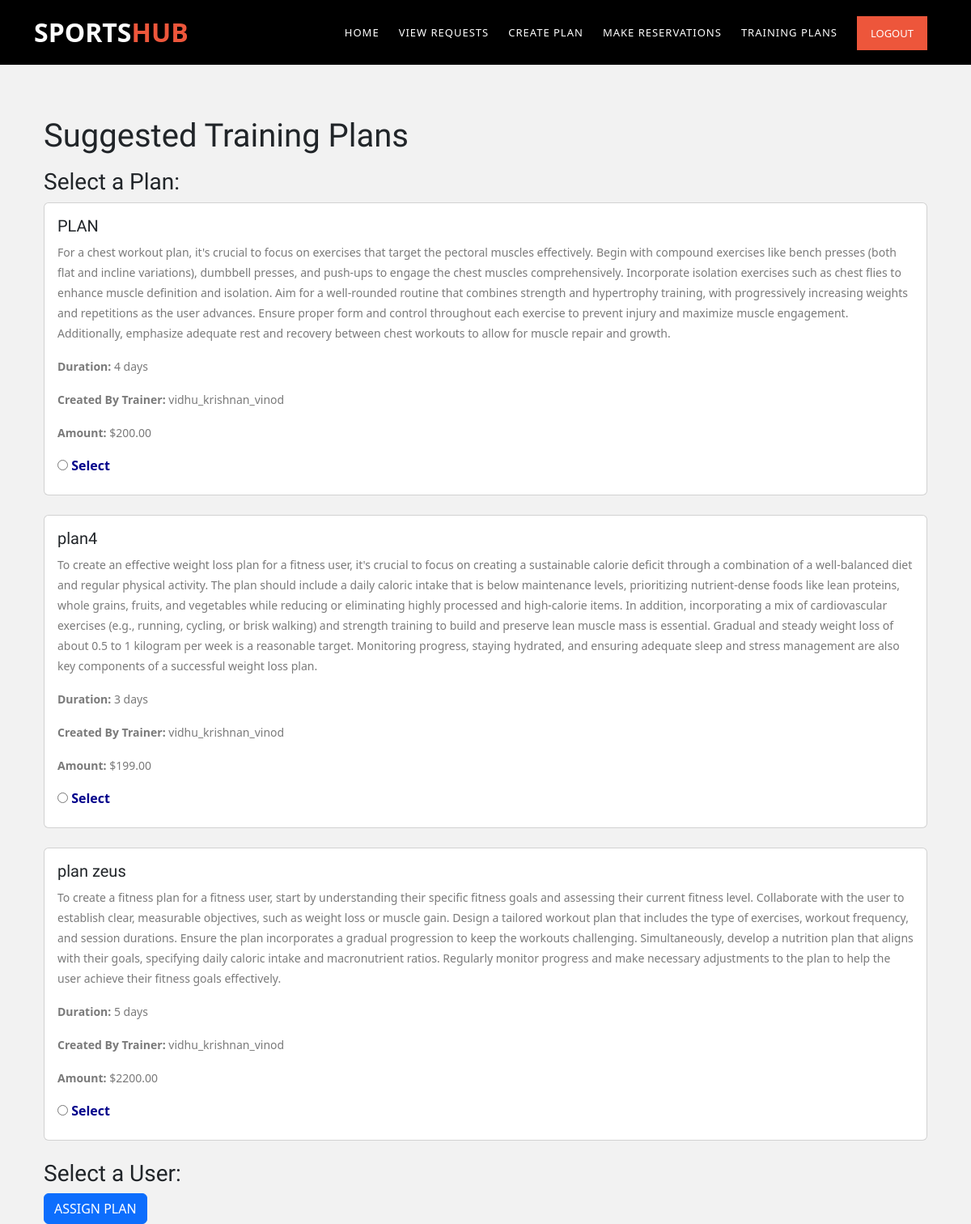
/members/suggest_training_plans/ (signed in), run on the app's committed database.
### Members/models.py (models this page shows, shortened)
class TrainingPlan(models.Model):
    plan_name = models.CharField(max_length=255)
    description = models.TextField()
    duration = models.IntegerField()
    created_by_trainer = models.ForeignKey(FitnessTrainer, on_delete=models.CASCADE, null=True, blank=True)
    amount = models.DecimalField(max_digits=10, decimal_places=2, null=True, blank=True)

class FitnessTrainer(models.Model):
    user = models.OneToOneField(CustomUser, on_delete=models.CASCADE)
    experience = models.IntegerField()
    certification = models.CharField(max_length=255, null=True, blank=True)
    training_goal = models.CharField(max_length=255)
    certification_link = models.CharField(max_length=255, blank=True, null=True)
    height = models.FloatField(blank=True, null=True)
    weight = models.FloatField(blank=True, null=True)
    def __str__(self):
        return self.user.username

### users/models.py (models this page shows, shortened)
class CustomUser(AbstractBaseUser, PermissionsMixin):
    username = models.CharField(max_length=100, unique=True)
    email = models.EmailField(unique=True)
    first_name = models.CharField(max_length=100)
    last_name = models.CharField(max_length=100)
    role = models.CharField(max_length=20)  # Define roles (e.g., "FitnessUser", "FitnessTrainer", "SportsTrainer")
    description = models.TextField(blank=True, null=True)
    profile_picture = models.FileField(upload_to='profile_pics/', blank=True, null=True)
    address = models.TextField(blank=True, null=True)
    contact_number = models.CharField(max_length=15, blank=True, null=True)
    second_contact_number = models.CharField(max_length=15, blank=True, null=True)# Add the description field
    is_active = models.BooleanField(default=True)
    is_staff = models.BooleanField(default=False)
    objects = CustomUserManager()
    USERNAME_FIELD = 'email'
    REQUIRED_FIELDS = ['username']

### Members/views.py (the view, shortened to what this page needs)
# urls.py: path('suggest_training_plans/', views.suggest_training_plans, name='suggest_training_plans'),
def suggest_training_plans(request):
    trainer = request.user.fitnesstrainer
    accepted_plan_user_ids = TrainingPlanAssignment.objects.filter(
        plan__created_by_trainer=trainer,
        is_accepted=True,
    ).values('user_id')
    connected_users = FitnessUser.objects.filter(
        traineruserconnection__fitness_trainer=trainer,
    ).exclude(
        id__in=Subquery(accepted_plan_user_ids)
    )
    available_plans = TrainingPlan.objects.filter(created_by_trainer=trainer)
    context = {'connected_users': connected_users, 'available_plans': available_plans}
    return render(request, 'suggest_training_plans.html', context)

### Members/templates/suggest_training_plans.html (shortened to what this page needs)
{% extends "Navbar.html" %}
{% block content %}
<div class="container mt-5">
    <h1>Suggested Training Plans</h1>
</div>
<div class="container mt-3">
    <form method="post" action="{% url 'Members:suggest_training_plans' %}">
        <h3>Select a Plan:</h3>
        {% for plan in available_plans %}
        <div class="card mb-4 custom-card" style="width:fit-content">
            <div class="card-body">
                <h5 class="card-title custom-card-title">{{ plan.plan_name }}</h5>
                <p class="card-text custom-card-text ">{{ plan.description }}</p>
                <p class="card-text custom-card-title"><strong>Duration:</strong> {{ plan.duration }} days</p>
                <p class="card-text custom-card-title"><strong>Created By Trainer:</strong> {{ plan.created_by_trainer }}</p>
                <p class="card-text custom-card-title"><strong>Amount:</strong> ${{ plan.amount }}</p>
                <input type="radio" name="selected_plan" value="{{ plan.id }}" id="plan_{{ plan.id }}" class="custom-radio-input">
                <label for="plan_{{ plan.id }}" class="custom-radio-label" style="color: darkblue;">Select</label>
            </div>
        </div>
        {% endfor %}
        <h3>Select a User:</h3>
        <button type="submit" class="btn btn-primary">Assign Plan</button>
    </form>
</div>
{% endblock %}

### static/assets/css/templatemo-training-studio.css (style rules this page uses)
html, body, div, span, applet, object, iframe, h1, h2, h3, h4, h5, h6, p, blockquote, div pre, a, abbr, acronym, address, big, cite, code, del, dfn, em, font, img, ins, kbd, q, s, samp, small, strike, strong, sub, sup, tt, var, b, u, i, center, dl, dt, dd, ol, ul, li, figure, header, nav, section, article, aside, footer, figcaption { margin: 0; padding: 0; border: 0; outline: 0; }
* { box-sizing: border-box; }
html, body { font-family: 'Poppins', sans-serif; font-weight: 400; background-color: #fff; font-size: 16px; -ms-text-size-adjust: 100%; -webkit-font-smoothing: antialiased; -moz-osx-font-smoothing: grayscale; }
h1, h2, h3, h4, h5, h6 { margin-top: 0px; margin-bottom: 0px; }
p { font-size: 14px; line-height: 25px; color: #7a7a7a; }
html, body { background: #fff; font-family: 'Poppins', sans-serif; }

### static/css/style.css (style rules this page uses)
html { overflow-x: hidden; }
h1, h2, h3, h4, h5, .h1, .h2, .h3, .h4, .h5 { font-family: "Muli", -apple-system, BlinkMacSystemFont, "Segoe UI", Roboto, "Helvetica Neue", Arial, sans-serif, "Apple Color Emoji", "Segoe UI Emoji", "Segoe UI Symbol", "Noto Color Emoji"; color: #000; }
.btn { text-transform: uppercase; font-size: 12px; font-weight: 900; border-width: 2px; }

### Members/templates/Navbar.html (style rules this page uses)
label { font-weight: bold; }

### data on the page
TrainingPlan: plan_name "PLAN", description "For a chest workout plan, it's crucial to focus on exercises that target the pectoral muscles effectively. Begin with compound exercises like bench presses (both flat and incline variations), dumbbell presses, and push-ups to engage the chest muscles comprehensively. Incorporate isolation exercises such as chest flies to enhance muscle definition and isolation. Aim for a well-rounded routine that combines strength and hypertrophy training, with progressively increasing weights and repetitions as the user advances. Ensure proper form and control throughout each exercise to prevent injury and maximize muscle engagement. Additionally, emphasize adequate rest and recovery between chest workouts…", duration "4", created_by_trainer "vidhu_krishnan_vinod", amount "200.00"
TrainingPlan: plan_name "plan4", description "To create an effective weight loss plan for a fitness user, it's crucial to focus on creating a sustainable calorie deficit through a combination of a well-balanced diet and regular physical activity. The plan should include a daily caloric intake that is below maintenance levels, prioritizing nutrient-dense foods like lean proteins, whole grains, fruits, and vegetables while reducing or eliminating highly processed and high-calorie items. In addition, incorporating a mix of cardiovascular exercises (e.g., running, cycling, or brisk walking) and strength training to build and preserve lean muscle mass is essential. Gradual and steady weight loss of about 0.5 to 1 kilogram per week is a…", duration "3", created_by_trainer "vidhu_krishnan_vinod", amount "199.00"
TrainingPlan: plan_name "plan zeus", description "To create a fitness plan for a fitness user, start by understanding their specific fitness goals and assessing their current fitness level. Collaborate with the user to establish clear, measurable objectives, such as weight loss or muscle gain. Design a tailored workout plan that includes the type of exercises, workout frequency, and session durations. Ensure the plan incorporates a gradual progression to keep the workouts challenging. Simultaneously, develop a nutrition plan that aligns with their goals, specifying daily caloric intake and macronutrient ratios. Regularly monitor progress and make necessary adjustments to the plan to help the user achieve their fitness goals effectively.", duration "5", created_by_trainer "vidhu_krishnan_vinod", amount "2200.00"
